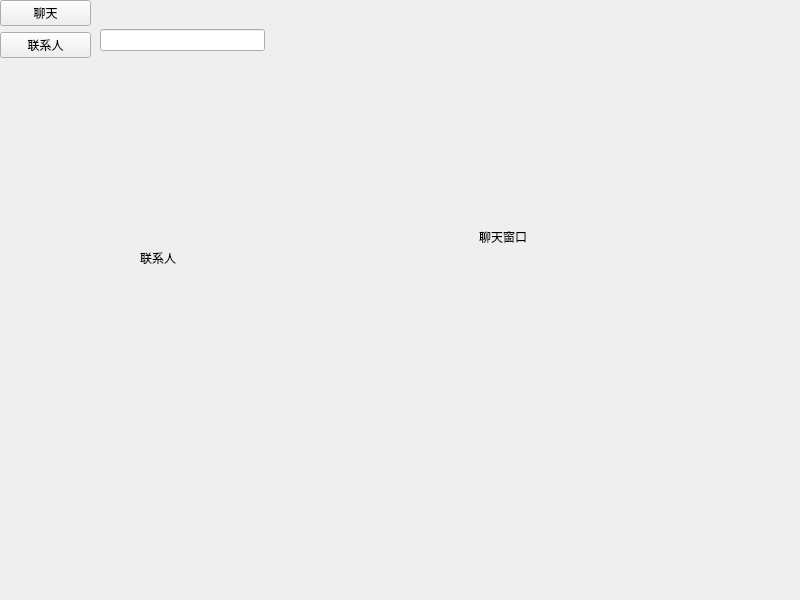
<?xml version="1.0" encoding="UTF-8"?>
<ui version="4.0">
 <class>ChatWidget</class>
 <widget class="QWidget" name="ChatWidget">
  <property name="geometry">
   <rect>
    <x>0</x>
    <y>0</y>
    <width>800</width>
    <height>600</height>
   </rect>
  </property>
  <property name="windowTitle">
   <string>Form</string>
  </property>
  <widget class="QWidget" name="SideWidget" native="true">
   <property name="geometry">
    <rect>
     <x>0</x>
     <y>-20</y>
     <width>101</width>
     <height>621</height>
    </rect>
   </property>
   <widget class="QWidget" name="verticalLayoutWidget">
    <property name="geometry">
     <rect>
      <x>0</x>
      <y>20</y>
      <width>91</width>
      <height>601</height>
     </rect>
    </property>
    <layout class="QVBoxLayout" name="verticalLayout_3">
     <item>
      <widget class="QPushButton" name="pushButton">
       <property name="text">
        <string>聊天</string>
       </property>
      </widget>
     </item>
     <item>
      <widget class="QPushButton" name="pushButton_2">
       <property name="text">
        <string>联系人</string>
       </property>
      </widget>
     </item>
     <item>
      <spacer name="verticalSpacer">
       <property name="orientation">
        <enum>Qt::Vertical</enum>
       </property>
       <property name="sizeHint" stdset="0">
        <size>
         <width>20</width>
         <height>40</height>
        </size>
       </property>
      </spacer>
     </item>
    </layout>
   </widget>
  </widget>
  <widget class="QStackedWidget" name="stackedWidget">
   <property name="geometry">
    <rect>
     <x>100</x>
     <y>0</y>
     <width>701</width>
     <height>601</height>
    </rect>
   </property>
   <property name="currentIndex">
    <number>0</number>
   </property>
   <widget class="QWidget" name="page">
    <widget class="QWidget" name="widget_2" native="true">
     <property name="geometry">
      <rect>
       <x>0</x>
       <y>0</y>
       <width>211</width>
       <height>81</height>
      </rect>
     </property>
     <widget class="QWidget" name="horizontalLayoutWidget">
      <property name="geometry">
       <rect>
        <x>0</x>
        <y>0</y>
        <width>211</width>
        <height>80</height>
       </rect>
      </property>
      <layout class="QHBoxLayout" name="horizontalLayout">
       <item>
        <widget class="QLineEdit" name="lineEdit"/>
       </item>
       <item>
        <widget class="ClickedButton" name="AddButton">
         <property name="sizePolicy">
          <sizepolicy hsizetype="Minimum" vsizetype="Fixed">
           <horstretch>0</horstretch>
           <verstretch>0</verstretch>
          </sizepolicy>
         </property>
         <property name="minimumSize">
          <size>
           <width>32</width>
           <height>32</height>
          </size>
         </property>
         <property name="styleSheet">
          <string notr="true"/>
         </property>
         <property name="text">
          <string/>
         </property>
         <property name="iconSize">
          <size>
           <width>32</width>
           <height>32</height>
          </size>
         </property>
         <property name="flat">
          <bool>true</bool>
         </property>
        </widget>
       </item>
      </layout>
     </widget>
    </widget>
    <widget class="QWidget" name="widget_3" native="true">
     <property name="geometry">
      <rect>
       <x>0</x>
       <y>80</y>
       <width>211</width>
       <height>521</height>
      </rect>
     </property>
     <widget class="QLabel" name="label_4">
      <property name="geometry">
       <rect>
        <x>40</x>
        <y>170</y>
        <width>72</width>
        <height>15</height>
       </rect>
      </property>
      <property name="text">
       <string>联系人</string>
      </property>
     </widget>
    </widget>
    <widget class="QWidget" name="widget_4" native="true">
     <property name="geometry">
      <rect>
       <x>209</x>
       <y>9</y>
       <width>491</width>
       <height>591</height>
      </rect>
     </property>
     <widget class="QLabel" name="label_5">
      <property name="geometry">
       <rect>
        <x>170</x>
        <y>220</y>
        <width>72</width>
        <height>15</height>
       </rect>
      </property>
      <property name="text">
       <string>聊天窗口</string>
      </property>
     </widget>
    </widget>
   </widget>
   <widget class="QWidget" name="page_2"/>
  </widget>
 </widget>
 <customwidgets>
  <customwidget>
   <class>ClickedButton</class>
   <extends>QPushButton</extends>
   <header>clickedbutton.h</header>
  </customwidget>
 </customwidgets>
 <resources/>
 <connections/>
</ui>
